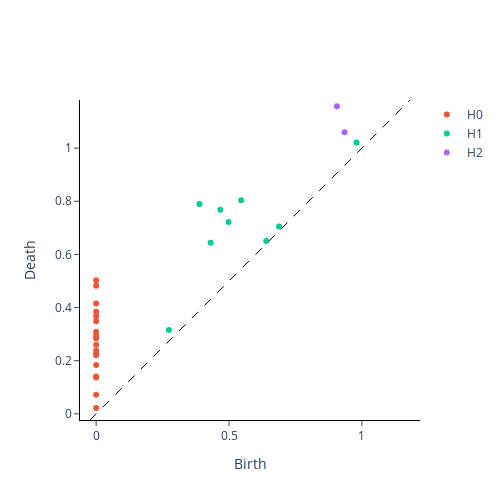

Source (notebook cell):
### Code cell
plot_diagram(pr_dist_perturbed)
